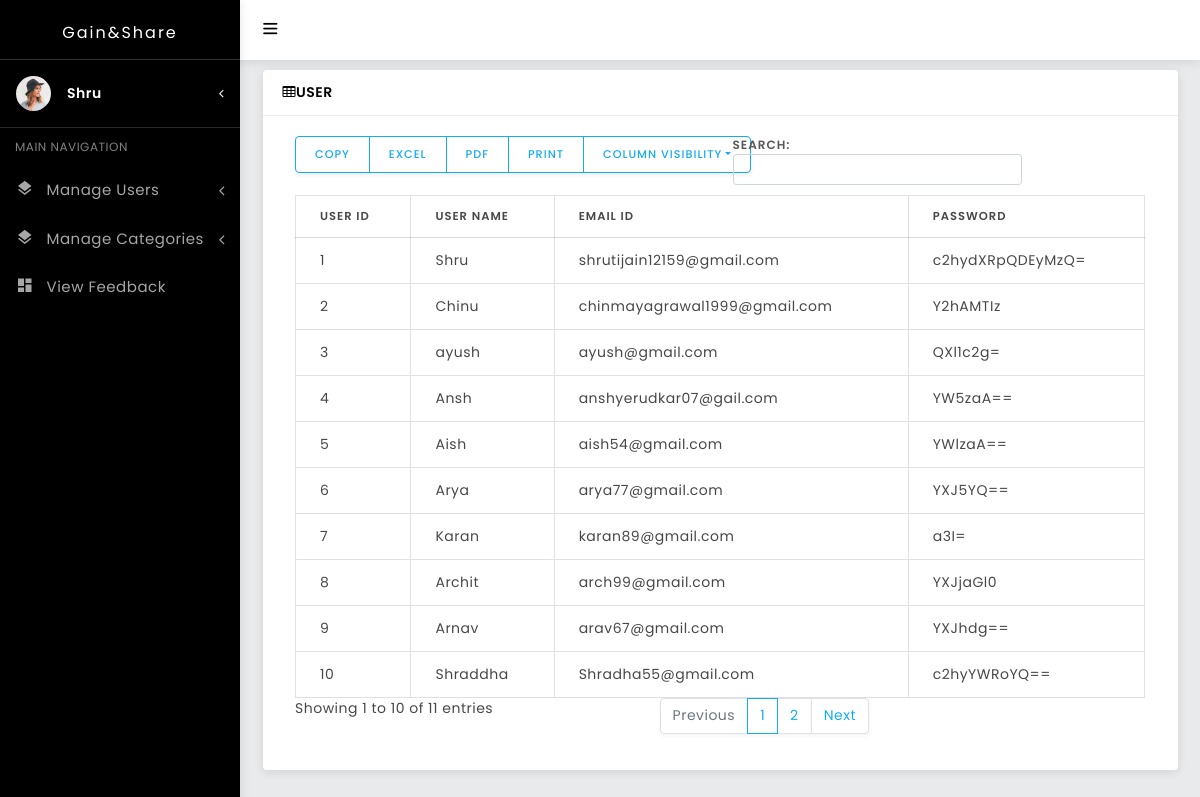
/Admin/viewuser.php (signed in), run on the app's committed database.
### tables this page shows
CREATE TABLE `usermstr` (
  `uid` int(11) NOT NULL,
  `name` varchar(30) NOT NULL,
  `email` varchar(30) NOT NULL,
  `password` varchar(20) NOT NULL
);

### Admin/viewuser.php (the view, shortened to what this page needs)
<!DOCTYPE html>
<html>
<head>
</head>
<body>
      <div id="wrapper">
<?php include 'sidepanel.php'; ?>
<div class="content-wrapper">
    <div class="container-fluid">
<div class="row">
        <div class="col-lg-12">
          <div class="card">
            <div class="card-header"><i class="fa fa-table"></i>USER</div>
            <div class="card-body">
              <div class="table-responsive">
              <table id="example" class="table table-bordered">
                <thead>
                <tr>
                    <th>USER ID</th>
                    <th>USER NAME</th>
                    <th>EMAIL ID</th>
                    <th>PASSWORD</th>
                </tr>
            </thead>
            <?php
                include 'dbcon.php';
                $sqlQuery = "SELECT * FROM usermstr ";
                $rs = mysqli_query($con,$sqlQuery);
                while ($result=mysqli_fetch_array($rs))
                {
                    ?>
                    <tr>
                        <td>
                            <?php
                            echo $result['uid'];
                            ?>
                        </td>
                        <td>
                            <?php
                            echo $result['name'];
                            ?>
                        </td>
                        <td>
                            <?php
                            echo $result['email'];
                            ?>
                        </td>
                        <td>
                            <?php
                            echo base64_encode($result['password']);
                            ?>
                        </td>
                    </tr>
                    <?php
                }
            ?>
             </table>
            </div>
            </div>
          </div>
        </div>
      </div>
  </div>
</div>
</div>
</body>
</html>

### Admin/sidepanel.php (shortened to what this page needs)
<!DOCTYPE html>
<html>
<head>
  <link href="assets/plugins/vectormap/jquery-jvectormap-2.0.2.css" rel="stylesheet"/>
  <link href="assets/plugins/simplebar/css/simplebar.css" rel="stylesheet"/>
  <link href="assets/css/bootstrap.min.css" rel="stylesheet"/>
  <link href="assets/css/animate.css" rel="stylesheet" type="text/css"/>
  <link href="assets/css/icons.css" rel="stylesheet" type="text/css"/>
  <link href="assets/css/sidebar-menu.css" rel="stylesheet"/>
  <link href="assets/css/app-style.css" rel="stylesheet"/>
</head>
<body>
      <div id="wrapper">
   <div id="sidebar-wrapper"  data-simplebar="" data-simplebar-auto-hide="true">
     <div class="brand-logo">
      <a href="index.html">
       <h5 class="logo-text">Gain&Share </h5>
     </a>
   </div>
   <div class="user-details">
    <div class="media align-items-center user-pointer collapsed" data-toggle="collapse" data-target="#user-dropdown">
      <div class="avatar"><img class="mr-3 side-user-img" src="assets/images/avatars/avatar-13.png" alt="user avatar"></div>
       <div class="media-body">
       <h6 class="side-user-name"><?php echo  $_SESSION['name'];?></h6>
      </div>
       </div>
      </div>
   <ul class="sidebar-menu do-nicescrol">
      <li class="sidebar-header">MAIN NAVIGATION</li>
      <li>
        <a href="javaScript:void();" class="waves-effect">
          <i class="zmdi zmdi-layers"></i>
          <span>Manage Users</span> <i class="fa fa-angle-left pull-right"></i>
        </a>
      </li>
      <li>
        <a href="javaScript:void();" class="waves-effect">
          <i class="zmdi zmdi-layers"></i>
          <span>Manage Categories</span> <i class="fa fa-angle-left pull-right"></i>
        </a>
      </li>
      <li>
        <a href="feedback.php" class="waves-effect">
          <i class="zmdi zmdi-view-dashboard"></i> <span>View Feedback</span>
        </a>
      </li>
    </ul>
   </div>
<header class="topbar-nav">
 <nav class="navbar navbar-expand fixed-top">
  <ul class="navbar-nav mr-auto align-items-center">
    <li class="nav-item">
      <a class="nav-link toggle-menu" href="javascript:void();">
       <i class="icon-menu menu-icon"></i>
     </a>
    </li>
  </ul>
</nav>
</header>
</div>
</body>
</html>

### Admin/assets/css/sidebar-menu.css (style rules this page uses)
.sidebar-menu { list-style: none; margin: 0; padding: 0; background-color: transparent; }
.sidebar-menu>li { position: relative; margin: 0; padding: 0; }
.sidebar-menu>li>a { padding: 13px 5px 13px 15px; display: block; border-left: 3px solid transparent; color: rgba(255, 255, 255, 0.65); font-size: 15px; }
.sidebar-menu>li>a>.fa { width: 20px; }
.sidebar-menu li.sidebar-header { padding: 10px 25px 10px 15px; font-size: 12px; color: rgba(255, 255, 255, 0.5); }
.sidebar-menu li>a>.fa-angle-left { width: auto; height: auto; padding: 0; margin-right: 10px; margin-top: 3px; }
.sidebar-menu a { color: #b8c7ce; text-decoration: none; }

### data on the page
usermstr: uid "1", name "Shru", email "shrutijain12159@gmail.com", password "c2hydXRpQDEyMzQ="
usermstr: uid "2", name "Chinu", email "chinmayagrawal1999@gmail.com", password "Y2hAMTIz"
usermstr: uid "3", name "ayush", email "ayush@gmail.com", password "QXl1c2g="
usermstr: uid "4", name "Ansh", email "anshyerudkar07@gail.com", password "YW5zaA=="
usermstr: uid "5", name "Aish", email "aish54@gmail.com", password "YWlzaA=="
usermstr: uid "6", name "Arya", email "arya77@gmail.com", password "YXJ5YQ=="
usermstr: uid "7", name "Karan", email "karan89@gmail.com", password "a3I="
usermstr: uid "8", name "Archit", email "arch99@gmail.com", password "YXJjaGl0"
usermstr: uid "9", name "Arnav", email "arav67@gmail.com", password "YXJhdg=="
usermstr: uid "10", name "Shraddha", email "Shradha55@gmail.com", password "c2hyYWRoYQ=="

### other printed values
$_SESSION['name'] "Shru"
